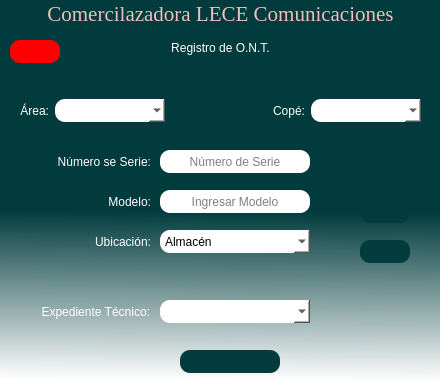
<?xml version="1.0" encoding="UTF-8"?>
<ui version="4.0">
 <class>Registro_de_ONT</class>
 <widget class="QDialog" name="Registro_de_ONT">
  <property name="geometry">
   <rect>
    <x>0</x>
    <y>0</y>
    <width>440</width>
    <height>380</height>
   </rect>
  </property>
  <property name="windowTitle">
   <string>Registro de ONT</string>
  </property>
  <property name="windowIcon">
   <iconset>
    <normaloff>../assets/icons/Almacen.ico</normaloff>../assets/icons/Almacen.ico</iconset>
  </property>
  <property name="toolTipDuration">
   <number>0</number>
  </property>
  <property name="layoutDirection">
   <enum>Qt::LeftToRight</enum>
  </property>
  <property name="styleSheet">
   <string notr="true">QDialog#Registro_de_ONT{
background-color: qlineargradient(spread:pad, x1:0.488444, y1:0.392, x2:0.483241, y2:1, stop:0.266917 rgba(1, 59, 61, 255), stop:1 rgba(255, 255, 255, 244));}
</string>
  </property>
  <widget class="QPushButton" name="btn_codebar">
   <property name="geometry">
    <rect>
     <x>360</x>
     <y>200</y>
     <width>50</width>
     <height>23</height>
    </rect>
   </property>
   <property name="minimumSize">
    <size>
     <width>50</width>
     <height>23</height>
    </size>
   </property>
   <property name="maximumSize">
    <size>
     <width>50</width>
     <height>23</height>
    </size>
   </property>
   <property name="cursor">
    <cursorShape>PointingHandCursor</cursorShape>
   </property>
   <property name="mouseTracking">
    <bool>false</bool>
   </property>
   <property name="toolTip">
    <string>&lt;html&gt;&lt;head/&gt;&lt;body&gt;&lt;p align=&quot;center&quot;&gt;Leer etiqueta&lt;/p&gt;&lt;/body&gt;&lt;/html&gt;</string>
   </property>
   <property name="styleSheet">
    <string notr="true">background-color: rgb(1, 59, 61);
color: rgb(255, 255, 255);
border-radius: 10px;</string>
   </property>
   <property name="text">
    <string/>
   </property>
   <property name="icon">
    <iconset>
     <normaloff>../assets/icons/camara.svg</normaloff>../assets/icons/camara.svg</iconset>
   </property>
   <property name="checkable">
    <bool>false</bool>
   </property>
   <property name="autoRepeat">
    <bool>false</bool>
   </property>
   <property name="autoExclusive">
    <bool>false</bool>
   </property>
  </widget>
  <widget class="QPushButton" name="btn_guardar">
   <property name="geometry">
    <rect>
     <x>180</x>
     <y>350</y>
     <width>100</width>
     <height>23</height>
    </rect>
   </property>
   <property name="minimumSize">
    <size>
     <width>100</width>
     <height>23</height>
    </size>
   </property>
   <property name="maximumSize">
    <size>
     <width>100</width>
     <height>23</height>
    </size>
   </property>
   <property name="cursor">
    <cursorShape>PointingHandCursor</cursorShape>
   </property>
   <property name="toolTip">
    <string>&lt;html&gt;&lt;head/&gt;&lt;body&gt;&lt;p align=&quot;center&quot;&gt;Guardar ONT&lt;/p&gt;&lt;/body&gt;&lt;/html&gt;</string>
   </property>
   <property name="styleSheet">
    <string notr="true">background-color: rgb(1, 59, 61);
color: rgb(255, 255, 255);
border-radius: 10px;</string>
   </property>
   <property name="text">
    <string/>
   </property>
   <property name="icon">
    <iconset>
     <normaloff>../assets/icons/Guardar.svg</normaloff>../assets/icons/Guardar.svg</iconset>
   </property>
  </widget>
  <widget class="QLabel" name="label">
   <property name="geometry">
    <rect>
     <x>21</x>
     <y>150</y>
     <width>130</width>
     <height>23</height>
    </rect>
   </property>
   <property name="minimumSize">
    <size>
     <width>130</width>
     <height>23</height>
    </size>
   </property>
   <property name="maximumSize">
    <size>
     <width>130</width>
     <height>23</height>
    </size>
   </property>
   <property name="styleSheet">
    <string notr="true">color: rgb(255, 255, 255);
font: 12pt &quot;MS Shell Dlg 2&quot;;</string>
   </property>
   <property name="text">
    <string>Número se Serie:</string>
   </property>
   <property name="alignment">
    <set>Qt::AlignRight|Qt::AlignTrailing|Qt::AlignVCenter</set>
   </property>
  </widget>
  <widget class="QLabel" name="label_3">
   <property name="geometry">
    <rect>
     <x>21</x>
     <y>190</y>
     <width>130</width>
     <height>23</height>
    </rect>
   </property>
   <property name="minimumSize">
    <size>
     <width>130</width>
     <height>23</height>
    </size>
   </property>
   <property name="maximumSize">
    <size>
     <width>130</width>
     <height>23</height>
    </size>
   </property>
   <property name="styleSheet">
    <string notr="true">color: rgb(255, 255, 255);
font: 12pt &quot;MS Shell Dlg 2&quot;;</string>
   </property>
   <property name="text">
    <string>Modelo:</string>
   </property>
   <property name="alignment">
    <set>Qt::AlignRight|Qt::AlignTrailing|Qt::AlignVCenter</set>
   </property>
  </widget>
  <widget class="QLabel" name="label_6">
   <property name="geometry">
    <rect>
     <x>21</x>
     <y>230</y>
     <width>130</width>
     <height>23</height>
    </rect>
   </property>
   <property name="minimumSize">
    <size>
     <width>130</width>
     <height>23</height>
    </size>
   </property>
   <property name="maximumSize">
    <size>
     <width>130</width>
     <height>23</height>
    </size>
   </property>
   <property name="styleSheet">
    <string notr="true">color: rgb(255, 255, 255);
font: 12pt &quot;MS Shell Dlg 2&quot;;</string>
   </property>
   <property name="text">
    <string>Ubicación:</string>
   </property>
   <property name="alignment">
    <set>Qt::AlignRight|Qt::AlignTrailing|Qt::AlignVCenter</set>
   </property>
  </widget>
  <widget class="QLabel" name="label_7">
   <property name="geometry">
    <rect>
     <x>0</x>
     <y>300</y>
     <width>150</width>
     <height>23</height>
    </rect>
   </property>
   <property name="minimumSize">
    <size>
     <width>150</width>
     <height>23</height>
    </size>
   </property>
   <property name="maximumSize">
    <size>
     <width>150</width>
     <height>23</height>
    </size>
   </property>
   <property name="styleSheet">
    <string notr="true">color: rgb(255, 255, 255);
font: 12pt &quot;MS Shell Dlg 2&quot;;</string>
   </property>
   <property name="text">
    <string>Expediente Técnico:</string>
   </property>
   <property name="alignment">
    <set>Qt::AlignRight|Qt::AlignTrailing|Qt::AlignVCenter</set>
   </property>
  </widget>
  <widget class="QPushButton" name="btn_regresar">
   <property name="enabled">
    <bool>true</bool>
   </property>
   <property name="geometry">
    <rect>
     <x>10</x>
     <y>40</y>
     <width>50</width>
     <height>23</height>
    </rect>
   </property>
   <property name="minimumSize">
    <size>
     <width>50</width>
     <height>23</height>
    </size>
   </property>
   <property name="maximumSize">
    <size>
     <width>50</width>
     <height>23</height>
    </size>
   </property>
   <property name="cursor">
    <cursorShape>PointingHandCursor</cursorShape>
   </property>
   <property name="toolTip">
    <string>&lt;html&gt;&lt;head/&gt;&lt;body&gt;&lt;p align=&quot;center&quot;&gt;Regresar&lt;/p&gt;&lt;/body&gt;&lt;/html&gt;</string>
   </property>
   <property name="styleSheet">
    <string notr="true">font: 12pt &quot;MS Shell Dlg 2&quot;;
background-color: rgb(255, 0, 0);
color:rgb(255, 255, 255);
border-radius: 10px;</string>
   </property>
   <property name="text">
    <string/>
   </property>
   <property name="icon">
    <iconset>
     <normaloff>../assets/icons/atras bc.svg</normaloff>../assets/icons/atras bc.svg</iconset>
   </property>
  </widget>
  <widget class="QLineEdit" name="ln_ns">
   <property name="geometry">
    <rect>
     <x>160</x>
     <y>150</y>
     <width>150</width>
     <height>23</height>
    </rect>
   </property>
   <property name="minimumSize">
    <size>
     <width>150</width>
     <height>23</height>
    </size>
   </property>
   <property name="maximumSize">
    <size>
     <width>150</width>
     <height>23</height>
    </size>
   </property>
   <property name="styleSheet">
    <string notr="true">font: 12pt &quot;MS Shell Dlg 2&quot;;
background-color: rgb(255, 255, 255);
color: rgb(0, 0, 0);
border-radius: 10px;</string>
   </property>
   <property name="alignment">
    <set>Qt::AlignCenter</set>
   </property>
   <property name="placeholderText">
    <string>Número de Serie</string>
   </property>
  </widget>
  <widget class="QLineEdit" name="ln_modelo">
   <property name="geometry">
    <rect>
     <x>160</x>
     <y>190</y>
     <width>150</width>
     <height>23</height>
    </rect>
   </property>
   <property name="minimumSize">
    <size>
     <width>150</width>
     <height>23</height>
    </size>
   </property>
   <property name="maximumSize">
    <size>
     <width>150</width>
     <height>23</height>
    </size>
   </property>
   <property name="styleSheet">
    <string notr="true">font: 12pt &quot;MS Shell Dlg 2&quot;;
background-color: rgb(255, 255, 255);
color: rgb(0, 0, 0);
border-radius: 10px;</string>
   </property>
   <property name="alignment">
    <set>Qt::AlignCenter</set>
   </property>
   <property name="placeholderText">
    <string>Ingresar Modelo</string>
   </property>
  </widget>
  <widget class="QComboBox" name="str_ubicacion">
   <property name="geometry">
    <rect>
     <x>160</x>
     <y>230</y>
     <width>150</width>
     <height>23</height>
    </rect>
   </property>
   <property name="minimumSize">
    <size>
     <width>150</width>
     <height>23</height>
    </size>
   </property>
   <property name="maximumSize">
    <size>
     <width>150</width>
     <height>23</height>
    </size>
   </property>
   <property name="styleSheet">
    <string notr="true">font: 12pt &quot;MS Shell Dlg 2&quot;;
background-color: rgb(255, 255, 255);
color: rgb(0, 0, 0);
border-radius: 10px;</string>
   </property>
   <item>
    <property name="text">
     <string>Almacén</string>
    </property>
   </item>
   <item>
    <property name="text">
     <string>En campo</string>
    </property>
   </item>
  </widget>
  <widget class="QPushButton" name="btn_imagen">
   <property name="geometry">
    <rect>
     <x>360</x>
     <y>240</y>
     <width>50</width>
     <height>23</height>
    </rect>
   </property>
   <property name="minimumSize">
    <size>
     <width>50</width>
     <height>23</height>
    </size>
   </property>
   <property name="maximumSize">
    <size>
     <width>50</width>
     <height>23</height>
    </size>
   </property>
   <property name="sizeIncrement">
    <size>
     <width>0</width>
     <height>0</height>
    </size>
   </property>
   <property name="cursor">
    <cursorShape>PointingHandCursor</cursorShape>
   </property>
   <property name="mouseTracking">
    <bool>false</bool>
   </property>
   <property name="toolTip">
    <string>&lt;html&gt;&lt;head/&gt;&lt;body&gt;&lt;p align=&quot;center&quot;&gt;Importar etiqueta&lt;/p&gt;&lt;/body&gt;&lt;/html&gt;</string>
   </property>
   <property name="toolTipDuration">
    <number>0</number>
   </property>
   <property name="styleSheet">
    <string notr="true">background-color: rgb(1, 59, 61);
color: rgb(255, 255, 255);
border-radius: 10px;</string>
   </property>
   <property name="text">
    <string/>
   </property>
   <property name="icon">
    <iconset>
     <normaloff>../assets/icons/foto.svg</normaloff>../assets/icons/foto.svg</iconset>
   </property>
   <property name="checkable">
    <bool>false</bool>
   </property>
   <property name="autoRepeat">
    <bool>false</bool>
   </property>
   <property name="autoExclusive">
    <bool>false</bool>
   </property>
  </widget>
  <widget class="QWidget" name="layoutWidget">
   <property name="geometry">
    <rect>
     <x>20</x>
     <y>90</y>
     <width>401</width>
     <height>41</height>
    </rect>
   </property>
   <layout class="QHBoxLayout" name="horizontalLayout_3">
    <item>
     <layout class="QHBoxLayout" name="horizontalLayout_2">
      <item>
       <widget class="QLabel" name="label_4">
        <property name="maximumSize">
         <size>
          <width>52</width>
          <height>23</height>
         </size>
        </property>
        <property name="styleSheet">
         <string notr="true">color: rgb(255, 255, 255);
font: 12pt &quot;MS Shell Dlg 2&quot;;</string>
        </property>
        <property name="text">
         <string>Área:</string>
        </property>
        <property name="alignment">
         <set>Qt::AlignRight|Qt::AlignTrailing|Qt::AlignVCenter</set>
        </property>
       </widget>
      </item>
      <item>
       <widget class="QComboBox" name="str_area">
        <property name="minimumSize">
         <size>
          <width>110</width>
          <height>23</height>
         </size>
        </property>
        <property name="maximumSize">
         <size>
          <width>110</width>
          <height>23</height>
         </size>
        </property>
        <property name="cursor">
         <cursorShape>PointingHandCursor</cursorShape>
        </property>
        <property name="toolTip">
         <string>&lt;html&gt;&lt;head/&gt;&lt;body&gt;&lt;p align=&quot;center&quot;&gt;Seleccionar Área&lt;/p&gt;&lt;/body&gt;&lt;/html&gt;</string>
        </property>
        <property name="styleSheet">
         <string notr="true">font: 12pt &quot;MS Shell Dlg 2&quot;;
background-color: rgb(255, 255, 255);
color: rgb(0, 0, 0);
border-radius: 10px;</string>
        </property>
       </widget>
      </item>
     </layout>
    </item>
    <item>
     <spacer name="horizontalSpacer">
      <property name="orientation">
       <enum>Qt::Horizontal</enum>
      </property>
      <property name="sizeHint" stdset="0">
       <size>
        <width>40</width>
        <height>20</height>
       </size>
      </property>
     </spacer>
    </item>
    <item>
     <layout class="QHBoxLayout" name="horizontalLayout">
      <item>
       <widget class="QLabel" name="label_5">
        <property name="maximumSize">
         <size>
          <width>130</width>
          <height>23</height>
         </size>
        </property>
        <property name="styleSheet">
         <string notr="true">color: rgb(255, 255, 255);
font: 12pt &quot;MS Shell Dlg 2&quot;;</string>
        </property>
        <property name="text">
         <string>Copé:</string>
        </property>
        <property name="alignment">
         <set>Qt::AlignRight|Qt::AlignTrailing|Qt::AlignVCenter</set>
        </property>
       </widget>
      </item>
      <item>
       <widget class="QComboBox" name="str_cope">
        <property name="minimumSize">
         <size>
          <width>110</width>
          <height>23</height>
         </size>
        </property>
        <property name="maximumSize">
         <size>
          <width>110</width>
          <height>23</height>
         </size>
        </property>
        <property name="cursor">
         <cursorShape>PointingHandCursor</cursorShape>
        </property>
        <property name="toolTip">
         <string>&lt;html&gt;&lt;head/&gt;&lt;body&gt;&lt;p align=&quot;center&quot;&gt;Seleccionar Copé&lt;/p&gt;&lt;/body&gt;&lt;/html&gt;</string>
        </property>
        <property name="styleSheet">
         <string notr="true">font: 12pt &quot;MS Shell Dlg 2&quot;;
background-color: rgb(255, 255, 255);
color: rgb(0, 0, 0);
border-radius: 10px;</string>
        </property>
       </widget>
      </item>
     </layout>
    </item>
   </layout>
  </widget>
  <widget class="QWidget" name="layoutWidget">
   <property name="geometry">
    <rect>
     <x>0</x>
     <y>0</y>
     <width>441</width>
     <height>61</height>
    </rect>
   </property>
   <layout class="QVBoxLayout" name="verticalLayout">
    <item>
     <widget class="QLabel" name="Titulo">
      <property name="font">
       <font>
        <family>Times New Roman</family>
        <pointsize>16</pointsize>
        <weight>50</weight>
        <italic>false</italic>
        <bold>false</bold>
       </font>
      </property>
      <property name="cursor">
       <cursorShape>ArrowCursor</cursorShape>
      </property>
      <property name="toolTip">
       <string>&lt;html&gt;&lt;head/&gt;&lt;body&gt;&lt;p align=&quot;center&quot;&gt;&lt;br/&gt;&lt;/p&gt;&lt;/body&gt;&lt;/html&gt;</string>
      </property>
      <property name="whatsThis">
       <string>&lt;html&gt;&lt;head/&gt;&lt;body&gt;&lt;p align=&quot;center&quot;&gt;Comercilazadora LECE Comunicaciones&lt;/p&gt;&lt;/body&gt;&lt;/html&gt;</string>
      </property>
      <property name="layoutDirection">
       <enum>Qt::LeftToRight</enum>
      </property>
      <property name="autoFillBackground">
       <bool>false</bool>
      </property>
      <property name="styleSheet">
       <string notr="true">font: 16pt &quot;Times New Roman&quot;;
color:rgba(239, 191, 188, 255);
</string>
      </property>
      <property name="frameShadow">
       <enum>QFrame::Plain</enum>
      </property>
      <property name="midLineWidth">
       <number>0</number>
      </property>
      <property name="text">
       <string>Comercilazadora LECE Comunicaciones</string>
      </property>
      <property name="alignment">
       <set>Qt::AlignCenter</set>
      </property>
     </widget>
    </item>
    <item>
     <widget class="QLabel" name="label_2">
      <property name="styleSheet">
       <string notr="true">font: 75 12pt &quot;MS Shell Dlg 2&quot; rgb(255, 255, 255);
color: rgb(255, 255, 255);
</string>
      </property>
      <property name="text">
       <string>Registro de O.N.T.</string>
      </property>
      <property name="scaledContents">
       <bool>false</bool>
      </property>
      <property name="alignment">
       <set>Qt::AlignCenter</set>
      </property>
     </widget>
    </item>
   </layout>
   <zorder>label_2</zorder>
   <zorder>Titulo</zorder>
  </widget>
  <widget class="QComboBox" name="str_exptec">
   <property name="geometry">
    <rect>
     <x>160</x>
     <y>300</y>
     <width>150</width>
     <height>23</height>
    </rect>
   </property>
   <property name="toolTip">
    <string>&lt;html&gt;&lt;head/&gt;&lt;body&gt;&lt;p align=&quot;center&quot;&gt;Seleccionar Expediente Técnico&lt;/p&gt;&lt;/body&gt;&lt;/html&gt;</string>
   </property>
   <property name="styleSheet">
    <string notr="true">font: 12pt &quot;MS Shell Dlg 2&quot;;
background-color: rgb(255, 255, 255);
color: rgb(0, 0, 0);
border-radius: 10px;</string>
   </property>
  </widget>
  <widget class="QLabel" name="label_imagen">
   <property name="geometry">
    <rect>
     <x>10</x>
     <y>70</y>
     <width>421</width>
     <height>301</height>
    </rect>
   </property>
   <property name="text">
    <string/>
   </property>
  </widget>
  <zorder>label_imagen</zorder>
  <zorder>btn_codebar</zorder>
  <zorder>btn_guardar</zorder>
  <zorder>label</zorder>
  <zorder>label_3</zorder>
  <zorder>label_6</zorder>
  <zorder>label_7</zorder>
  <zorder>ln_ns</zorder>
  <zorder>ln_modelo</zorder>
  <zorder>str_ubicacion</zorder>
  <zorder>btn_imagen</zorder>
  <zorder>layoutWidget</zorder>
  <zorder>layoutWidget</zorder>
  <zorder>str_exptec</zorder>
  <zorder>btn_regresar</zorder>
 </widget>
 <resources/>
 <connections/>
</ui>
